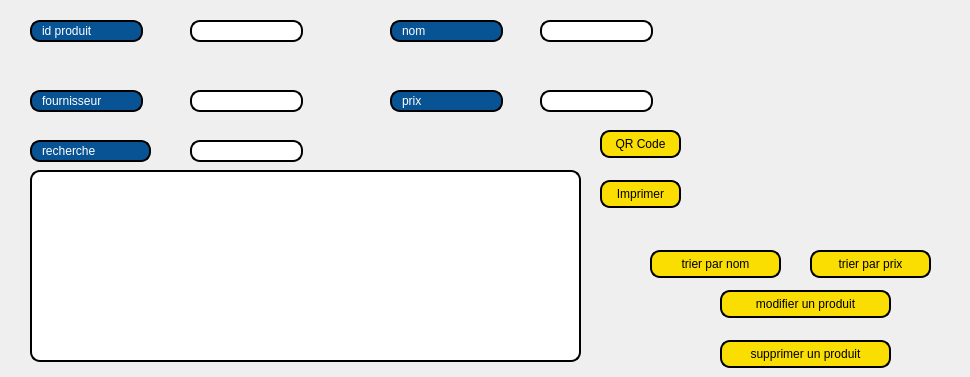
     <widget class="QWidget" name="tab_5">
      <attribute name="title">
       <string>Afficher produit</string>
      </attribute>
      <widget class="QTableView" name="afficher_produit">
       <property name="geometry">
        <rect>
         <x>30</x>
         <y>170</y>
         <width>551</width>
         <height>192</height>
        </rect>
       </property>
       <property name="styleSheet">
        <string notr="true">border: 2px solid black;
border-radius: 10px;
padding: 0 8px;
background: white;
selection-background-color: gray;</string>
       </property>
      </widget>
      <widget class="QLineEdit" name="lineEdit_19">
       <property name="geometry">
        <rect>
         <x>30</x>
         <y>20</y>
         <width>113</width>
         <height>22</height>
        </rect>
       </property>
       <property name="styleSheet">
        <string notr="true">border: 2px solid black;
border-radius: 10px;
padding: 0 8px;
color:rgb(255,255,255);
background: #085394;
selection-background-color: gray;
</string>
       </property>
       <property name="text">
        <string>id produit</string>
       </property>
      </widget>
      <widget class="QLineEdit" name="lineEdit_20">
       <property name="geometry">
        <rect>
         <x>30</x>
         <y>90</y>
         <width>113</width>
         <height>22</height>
        </rect>
       </property>
       <property name="styleSheet">
        <string notr="true">border: 2px solid black;
border-radius: 10px;
padding: 0 8px;
color:rgb(255,255,255);
background: #085394;
selection-background-color: gray;
</string>
       </property>
       <property name="text">
        <string>fournisseur</string>
       </property>
      </widget>
      <widget class="QLineEdit" name="lineEdit_idp_2">
       <property name="geometry">
        <rect>
         <x>190</x>
         <y>20</y>
         <width>113</width>
         <height>22</height>
        </rect>
       </property>
       <property name="styleSheet">
        <string notr="true">border: 2px solid black;
border-radius: 10px;
padding: 0 8px;
background: white;
selection-background-color: gray;</string>
       </property>
      </widget>
      <widget class="QLineEdit" name="lineEdit_fournisseur_2">
       <property name="geometry">
        <rect>
         <x>190</x>
         <y>90</y>
         <width>113</width>
         <height>22</height>
        </rect>
       </property>
       <property name="styleSheet">
        <string notr="true">border: 2px solid black;
border-radius: 10px;
padding: 0 8px;
background: white;
selection-background-color: gray;</string>
       </property>
      </widget>
      <widget class="QLineEdit" name="lineEdit_23">
       <property name="geometry">
        <rect>
         <x>390</x>
         <y>20</y>
         <width>113</width>
         <height>22</height>
        </rect>
       </property>
       <property name="styleSheet">
        <string notr="true">border: 2px solid black;
border-radius: 10px;
padding: 0 8px;
color:rgb(255,255,255);
background: #085394;
selection-background-color: gray;</string>
       </property>
       <property name="text">
        <string>nom</string>
       </property>
      </widget>
      <widget class="QLineEdit" name="lineEdit_nomp_2">
       <property name="geometry">
        <rect>
         <x>540</x>
         <y>20</y>
         <width>113</width>
         <height>22</height>
        </rect>
       </property>
       <property name="styleSheet">
        <string notr="true">border: 2px solid black;
border-radius: 10px;
padding: 0 8px;
background: white;
selection-background-color: gray;</string>
       </property>
      </widget>
      <widget class="QLineEdit" name="lineEdit_25">
       <property name="geometry">
        <rect>
         <x>390</x>
         <y>90</y>
         <width>113</width>
         <height>22</height>
        </rect>
       </property>
       <property name="styleSheet">
        <string notr="true">border: 2px solid black;
border-radius: 10px;
padding: 0 8px;
color:rgb(255,255,255);
background: #085394;
selection-background-color: gray;</string>
       </property>
       <property name="text">
        <string>prix</string>
       </property>
      </widget>
      <widget class="QLineEdit" name="lineEdit_prix_2">
       <property name="geometry">
        <rect>
         <x>540</x>
         <y>90</y>
         <width>113</width>
         <height>22</height>
        </rect>
       </property>
       <property name="styleSheet">
        <string notr="true">border: 2px solid black;
border-radius: 10px;
padding: 0 8px;
background: white;
selection-background-color: gray;</string>
       </property>
      </widget>
      <widget class="QPushButton" name="trierp">
       <property name="geometry">
        <rect>
         <x>810</x>
         <y>250</y>
         <width>121</width>
         <height>28</height>
        </rect>
       </property>
       <property name="styleSheet">
        <string notr="true">border: 2px solid black;
font: 75 8pt &quot;MS Shell Dlg 2&quot;;
border-radius: 10px;
padding: 0 8px;
background: #fade02;
font: bold, &quot;Comic Sans MS&quot;;;
text-align:center;
</string>
       </property>
       <property name="text">
        <string>trier par prix</string>
       </property>
      </widget>
      <widget class="QPushButton" name="modifierp">
       <property name="geometry">
        <rect>
         <x>720</x>
         <y>290</y>
         <width>171</width>
         <height>28</height>
        </rect>
       </property>
       <property name="styleSheet">
        <string notr="true">border: 2px solid black;
font: 75 8pt &quot;MS Shell Dlg 2&quot;;
border-radius: 10px;
padding: 0 8px;
background: #fade02;
font: bold, &quot;Comic Sans MS&quot;;;
text-align:center;
</string>
       </property>
       <property name="text">
        <string>modifier un produit</string>
       </property>
      </widget>
      <widget class="QPushButton" name="supprimerp">
       <property name="geometry">
        <rect>
         <x>720</x>
         <y>340</y>
         <width>171</width>
         <height>28</height>
        </rect>
       </property>
       <property name="styleSheet">
        <string notr="true">border: 2px solid black;
font: 75 8pt &quot;MS Shell Dlg 2&quot;;
border-radius: 10px;
padding: 0 8px;
background: #fade02;
font: bold, &quot;Comic Sans MS&quot;;;
text-align:center;
</string>
       </property>
       <property name="text">
        <string>supprimer un produit</string>
       </property>
      </widget>
      <widget class="QLineEdit" name="lineEdit_27">
       <property name="geometry">
        <rect>
         <x>30</x>
         <y>140</y>
         <width>121</width>
         <height>22</height>
        </rect>
       </property>
       <property name="styleSheet">
        <string notr="true">border: 2px solid black;
border-radius: 10px;
padding: 0 8px;
color:rgb(255,255,255);
background: #085394;
selection-background-color: gray;
</string>
       </property>
       <property name="text">
        <string>recherche</string>
       </property>
      </widget>
      <widget class="QLineEdit" name="lineEdit_rechercherp">
       <property name="geometry">
        <rect>
         <x>190</x>
         <y>140</y>
         <width>113</width>
         <height>22</height>
        </rect>
       </property>
       <property name="styleSheet">
        <string notr="true">border: 2px solid black;
border-radius: 10px;
padding: 0 8px;
background: white;
selection-background-color: gray;</string>
       </property>
      </widget>
      <widget class="QPushButton" name="trierp_nom">
       <property name="geometry">
        <rect>
         <x>650</x>
         <y>250</y>
         <width>131</width>
         <height>28</height>
        </rect>
       </property>
       <property name="styleSheet">
        <string notr="true">border: 2px solid black;
font: 75 8pt &quot;MS Shell Dlg 2&quot;;
border-radius: 10px;
padding: 0 8px;
background: #fade02;
font: bold, &quot;Comic Sans MS&quot;;;
text-align:center;
</string>
       </property>
       <property name="text">
        <string>trier par nom</string>
       </property>
      </widget>
      <widget class="QPushButton" name="QRcode">
       <property name="geometry">
        <rect>
         <x>600</x>
         <y>130</y>
         <width>81</width>
         <height>28</height>
        </rect>
       </property>
       <property name="styleSheet">
        <string notr="true">border: 2px solid black;
font: 75 8pt &quot;MS Shell Dlg 2&quot;;
border-radius: 10px;
padding: 0 8px;
background: #fade02;
font: bold, &quot;Comic Sans MS&quot;;;
text-align:center;
</string>
       </property>
       <property name="text">
        <string>QR Code</string>
       </property>
      </widget>
      <widget class="QLabel" name="qrlabel">
       <property name="geometry">
        <rect>
         <x>690</x>
         <y>20</y>
         <width>271</width>
         <height>221</height>
        </rect>
       </property>
       <property name="text">
        <string/>
       </property>
      </widget>
      <widget class="QPushButton" name="im">
       <property name="geometry">
        <rect>
         <x>600</x>
         <y>180</y>
         <width>81</width>
         <height>28</height>
        </rect>
       </property>
       <property name="styleSheet">
        <string notr="true">border: 2px solid black;
font: 75 8pt &quot;MS Shell Dlg 2&quot;;
border-radius: 10px;
padding: 0 8px;
background: #fade02;
font: bold, &quot;Comic Sans MS&quot;;;
text-align:center;
</string>
       </property>
       <property name="text">
        <string>Imprimer</string>
       </property>
      </widget>
     </widget>
